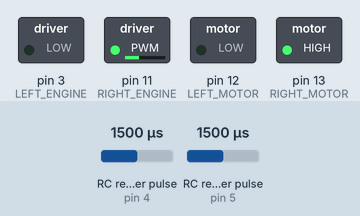
Recording of a sketch running on a simulated Arduino Uno, built with avr-gcc and run on an emulated ATmega328P. Parts: switched loads named in the sketch (green lamp = pin HIGH). Wiring (inferred from the names in the program): 2 × RC receiver channel: data pin 4 / data pin 5. Inputs (shaded band) come from the test bench; at power-on: RC receiver pulse (sensors on pin 4, pin 5) 1500 µs. What the sketch prints to the serial monitor is not drawn.

Above: at 1.29 s.
1.3 s: RC receiver pulse (sensor on pin 4) set to 1020 µs
4.3 s: RC receiver pulse (sensor on pin 5) set to 1020 µs
At 6.9 s:
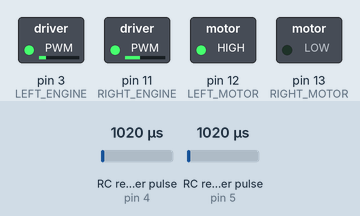
7.3 s: RC receiver pulse (sensor on pin 4) set to 1250 µs
At 9.4 s:
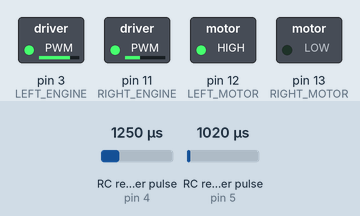
10.3 s: RC receiver pulse (sensor on pin 5) set to 1250 µs
At 12.4 s:
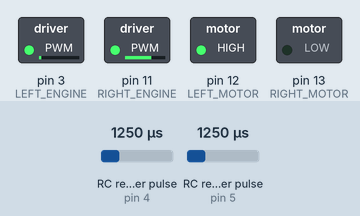
13.3 s: RC receiver pulse (sensor on pin 5) set to 1500 µs
At 15.4 s:
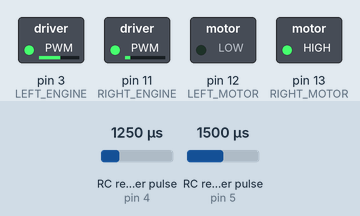
16.3 s: RC receiver pulse (sensor on pin 4) set to 1750 µs
At 16.72 s:
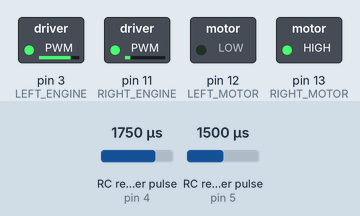
Timing chart, 0 to 19.3 s (numbered marks = the images above; inputs shaded):
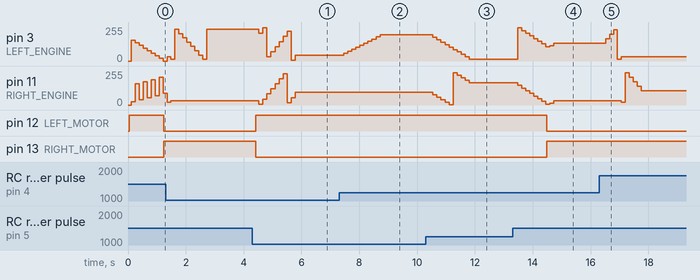

Measured:
- after the input at 4.3 s, pin 3 (LEFT_ENGINE): 237/255 → 210/255 after 0.22 s, → 248/255 0.14 s later, → 31/255 0.14 s later, → 69/255 0.14 s later, … (10 changes in this stretch); pin 11 (RIGHT_ENGINE): 33/255 → 6/255 after 0.22 s, → 44/255 0.14 s later, → 83/255 0.14 s later, → 121/255 0.14 s later, … (10 changes in this stretch)
- after the input at 7.3 s, pin 3 (LEFT_ENGINE): moves from 43/255 to 196/255 over 1.3 s, starting after 0.16 s
- after the input at 10.3 s, pin 3 (LEFT_ENGINE): moves from 196/255 to 12/255 over 1.3 s, starting after 0.24 s; pin 11 (RIGHT_ENGINE): 95/255 → 76/255 after 0.24 s, → 58/255 0.14 s later, → 39/255 0.14 s later, → 21/255 0.14 s later, … (10 changes in this stretch)
- after the input at 13.3 s, pin 3 (LEFT_ENGINE): 12/255 → 248/255 after 0.17 s, → 228/255 0.14 s later, → 208/255 0.14 s later, → 188/255 0.14 s later, … (10 changes in this stretch); pin 11 (RIGHT_ENGINE): 167/255 → 147/255 after 0.17 s, → 127/255 0.14 s later, → 107/255 0.14 s later, → 87/255 0.14 s later, … (10 changes in this stretch)
- after the input at 16.3 s, pin 3 (LEFT_ENGINE): 134/255 → 168/255 after 0.22 s, → 201/255 0.14 s later, → 235/255 0.14 s later, → 12/255 0.14 s later, … (5 changes in this stretch); pin 11 (RIGHT_ENGINE): 33/255 → 20/255 after 0.76 s, → 243/255 0.14 s later, → 209/255 0.14 s later, → 175/255 0.14 s later, … (6 changes in this stretch)

The sketch:

remote-control.ino
```cpp
const int ch2Pin = 5;
const int ch4Pin = 4;

// Motor setup
const int LEFT_ENGINE = 3;
const int LEFT_MOTOR = 12;
const int RIGHT_ENGINE = 11;
const int RIGHT_MOTOR = 13;

#define ROLLING_SIZE 10
int left_engine_acceleration;
int right_engine_acceleration;
int rolling_acceleration[ROLLING_SIZE] = {0,0,0,0,0,0,0,0,0,0};
int rolling_direction[ROLLING_SIZE] = {0,0,0,0,0,0,0,0,0,0};

void setup() {
  // Motor pins
  pinMode(ch2Pin, INPUT); // Acceleration
  pinMode(ch4Pin, INPUT); // Direction

  pinMode(LEFT_MOTOR, OUTPUT);
  pinMode(RIGHT_MOTOR, OUTPUT);

  left_engine_acceleration = 0;
  right_engine_acceleration = 0;
  Serial.begin(9600); // Serial Communication is starting with 9600 of baudrate speed
  Serial.println("RC Controls Test");
  Serial.println("with Arduino UNO R3");
}

void loop() {

  int ch2 = pulseIn (ch2Pin,HIGH);  // Read and store channel 2
  int ch4 = pulseIn (ch4Pin,HIGH);  // Read and store channel 4

  for(int i=0; i < 10; i++){
    int acc_tmp = rolling_acceleration[i];
    int dir_tmp = rolling_direction[i];
    rolling_acceleration[i] = ch2;
    rolling_direction[i] = ch4;
    ch2 = acc_tmp;
    ch4 = dir_tmp;
  }

  int rolling_acc_sum = 0;
  int rolling_dir_sum = 0;

  for(int i=0; i < 10; i++){
    rolling_acc_sum += rolling_acceleration[i];
    rolling_dir_sum += rolling_direction[i];
  }

  int acceleration = map(rolling_acc_sum/ROLLING_SIZE, 1141, 1778, -255,255);
  int direction    = map(rolling_dir_sum/ROLLING_SIZE, 1101, 1861, -255,255);

  if(acceleration < 0){ // Going backwards
    digitalWrite(LEFT_MOTOR,HIGH);
    digitalWrite(RIGHT_MOTOR,LOW);
  } else {          // Going forwards
    digitalWrite(LEFT_MOTOR,LOW);
    digitalWrite(RIGHT_MOTOR,HIGH);
  }

  left_engine_acceleration = abs(acceleration);
  right_engine_acceleration = abs(acceleration);

  //going right
  if(direction > 0){
    right_engine_acceleration -= direction;
  }

  //going left
  if(direction < 0){
    left_engine_acceleration -= abs(direction);
  }

  Serial.print("rolling_acc_sum:");
  Serial.print(rolling_acc_sum/ROLLING_SIZE);
  Serial.print(",");
  Serial.print("acceleration:");
  Serial.print(acceleration);
  Serial.print(",");
  Serial.print("rolling_dir_sum:");
  Serial.print(rolling_dir_sum/ROLLING_SIZE);
  Serial.print(",");
  Serial.print("direction:");
  Serial.print(direction);
  Serial.print(",");
  Serial.print("left_engine_acceleration:");
  Serial.print(left_engine_acceleration);
  Serial.print(",");
  Serial.print("right_engine_acceleration:");
  Serial.println(right_engine_acceleration);

  //We are between 0 and 255
  if(acceleration <= 255 || acceleration >= 0){
    analogWrite(LEFT_ENGINE, left_engine_acceleration);
    analogWrite(RIGHT_ENGINE, right_engine_acceleration);
  }
}
```
